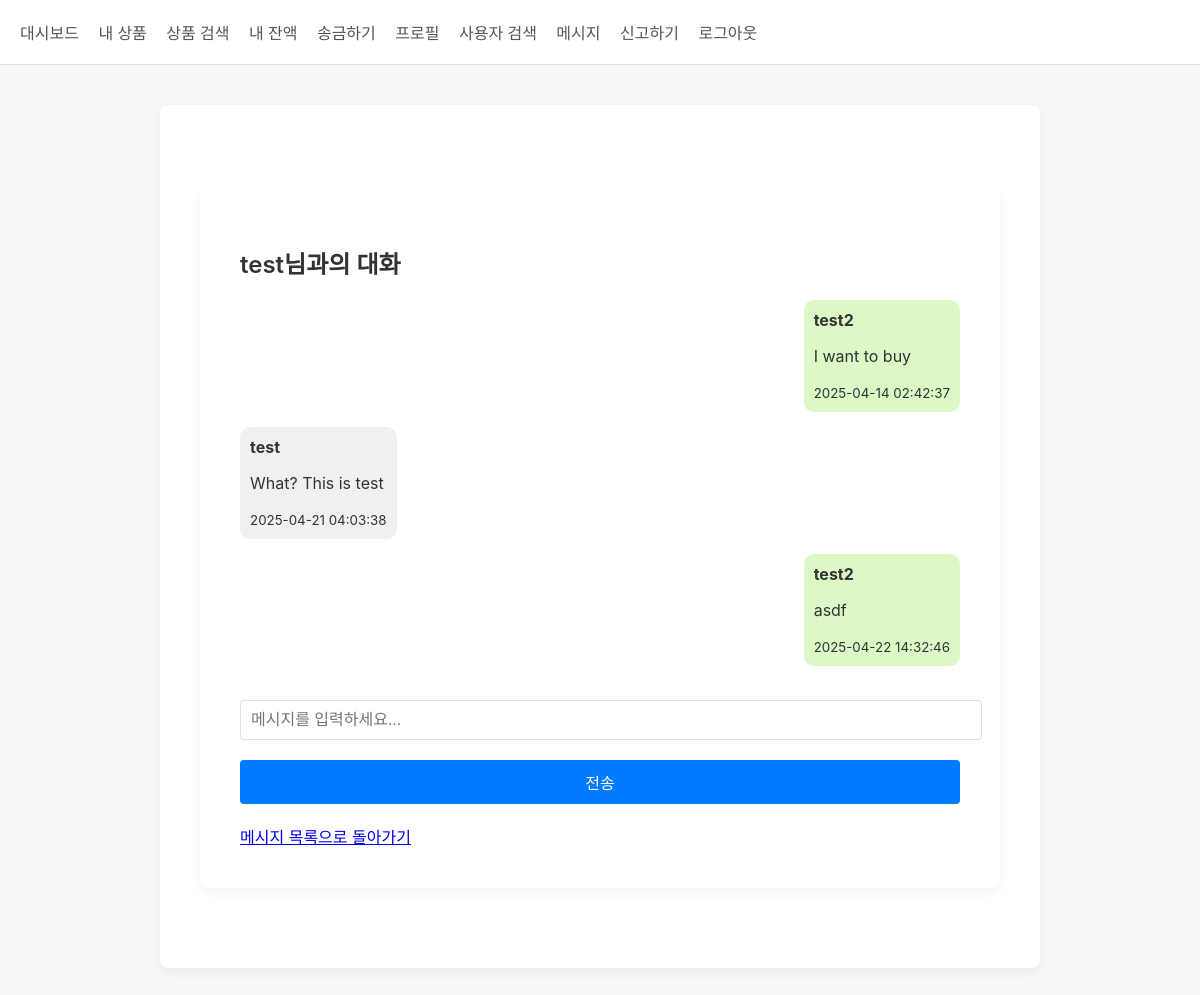
/messages/4a8b97de-bf92-4871-8cc7-45221b7b99ff (signed in), run on the app's committed database.
### tables this page shows
CREATE TABLE user (
                id TEXT PRIMARY KEY,
                username TEXT UNIQUE NOT NULL,
                password TEXT NOT NULL,
                bio TEXT,
                balance INTEGER DEFAULT 10000,
                login_attempts INTEGER DEFAULT 0,
                locked_until TIMESTAMP,
                is_admin BOOLEAN DEFAULT 0,
                status TEXT DEFAULT 'active',
                report_count INTEGER DEFAULT 0,
                created_at TIMESTAMP DEFAULT CURRENT_TIMESTAMP
            );

CREATE TABLE private_message (
                id TEXT PRIMARY KEY,
                sender_id TEXT NOT NULL,
                receiver_id TEXT NOT NULL,
                message TEXT NOT NULL,
                is_read BOOLEAN DEFAULT 0,
                created_at TIMESTAMP DEFAULT CURRENT_TIMESTAMP
            );

### app.py (the view, shortened to what this page needs)
@app.route('/messages/<user_id>', methods=['GET', 'POST'])
@login_required
def chat_room(user_id):
    if user_id == session['user_id']:
        flash('자기 자신과 채팅할 수 없습니다.')
        return redirect(url_for('message_list'))
    db = get_db()
    cursor = db.cursor()
    cursor.execute("SELECT * FROM user WHERE id = ?", (user_id,))
    other_user = cursor.fetchone()
    if not other_user:
        flash('존재하지 않는 사용자입니다.')
        return redirect(url_for('message_list'))
    if other_user['status'] == 'dormant':
        flash('이 사용자는 현재 접근할 수 없습니다.')
        return redirect(url_for('message_list'))
    cursor.execute("""
        SELECT cr.id FROM chat_room cr
        JOIN chat_participant cp1 ON cr.id = cp1.room_id
        JOIN chat_participant cp2 ON cr.id = cp2.room_id
        WHERE cp1.user_id = ? AND cp2.user_id = ?
        LIMIT 1
    """, (session['user_id'], user_id))
    room = cursor.fetchone()
    if room:
        room_id = room['id']
    cursor.execute("""
        SELECT pm.*, u.username as sender_name
        FROM private_message pm
        JOIN user u ON pm.sender_id = u.id
        WHERE (pm.sender_id = ? AND pm.receiver_id = ?) OR (pm.sender_id = ? AND pm.receiver_id = ?)
        ORDER BY pm.created_at ASC
    """, (session['user_id'], user_id, user_id, session['user_id']))
    messages = cursor.fetchall()
    cursor.execute(
        "UPDATE private_message SET is_read = 1 WHERE sender_id = ? AND receiver_id = ? AND is_read = 0",
        (user_id, session['user_id'])
    )
    db.commit()
    return render_template('chat_room.html', other_user=other_user, messages=messages, room_id=room_id)

### app.py (called while the page is built)
def generate_csrf_token():
    if '_csrf_token' not in session:
        session['_csrf_token'] = secrets.token_hex(16)
    return session['_csrf_token']

def login_required(f):
    @wraps(f)
    def decorated_function(*args, **kwargs):
        if 'user_id' not in session:
            flash('로그인이 필요합니다.')
            return redirect(url_for('login'))
        return f(*args, **kwargs)
    return decorated_function

def get_db():
    db = getattr(g, '_database', None)
    if db is None:
        db = g._database = sqlite3.connect(DATABASE)
        db.row_factory = sqlite3.Row  # 결과를 dict처럼 사용하기 위함
    return db

@app.teardown_appcontext
def close_connection(exception):
    db = getattr(g, '_database', None)
    if db is not None:
        db.close()

@app.after_request
def add_security_headers(response):
    response.headers['Content-Security-Policy'] = "default-src 'self'; script-src 'self' 'unsafe-inline' https://cdnjs.cloudflare.com; style-src 'self' 'unsafe-inline'; img-src 'self' data:;"
    response.headers['X-Frame-Options'] = 'SAMEORIGIN'
    response.headers['X-XSS-Protection'] = '1; mode=block'
    return response

### templates/chat_room.html (shortened to what this page needs)
{% extends "base.html" %}
{% block content %}
<div class="container mt-5">
    <h2>{{ other_user.username }}님과의 대화</h2>
    <div class="card">
        <div class="card-body chat-box" id="chat-box" style="height: 400px; overflow-y: auto;">
            {% for message in messages %}
                <div class="message {% if message.sender_id == session.user_id %}sent{% else %}received{% endif %}">
                    <div class="message-content">
                        <strong>{{ message.sender_name }}</strong>
                        <p>{{ message.message }}</p>
                        <small class="text-muted">{{ message.created_at }}</small>
                    </div>
                </div>
            {% endfor %}
        </div>
        <div class="card-footer">
            <form method="POST" action="{{ url_for('chat_room', user_id=other_user.id) }}">
                <div class="input-group">
                    <input type="text" class="form-control" name="message" placeholder="메시지를 입력하세요..." required maxlength="500">
                    <div class="input-group-append">
                        <button class="btn btn-primary" type="submit">전송</button>
                    </div>
                </div>
            </form>
        </div>
    </div>
    <a href="{{ url_for('message_list') }}" class="btn btn-secondary mt-3">메시지 목록으로 돌아가기</a>
</div>
{% endblock %}

### templates/base.html (style rules this page uses)
body { background-color: #F7F7F7; font-family: -apple-system, BlinkMacSystemFont, "Segoe UI", Roboto, Helvetica, Arial, sans-serif; margin: 0; padding: 0; color: #333; }
.container { max-width: 800px; margin: 40px auto; background-color: #fff; padding: 40px; box-shadow: 0 4px 12px rgba(0, 0, 0, 0.05); border-radius: 8px; }
h1, h2, h3 { font-weight: 600; margin-bottom: 20px; }
input, textarea, button { width: 100%; padding: 10px; margin-bottom: 20px; border: 1px solid #e0e0e0; border-radius: 4px; font-size: 16px; }
button { background-color: #007AFF; color: #fff; border: none; cursor: pointer; transition: background-color 0.2s; }

### templates/chat_room.html (style rules this page uses)
.message { margin-bottom: 15px; display: flex; }
.sent { justify-content: flex-end; }
.received { justify-content: flex-start; }
.message-content { max-width: 70%; padding: 10px; border-radius: 10px; }
.sent .message-content { background-color: #dcf8c6; }
.received .message-content { background-color: #f1f0f0; }

### data on the page
user: username "test"
private_message: sender_name "test2", message "I want to buy", created_at "2025-04-14 02:42:37"
private_message: sender_name "test", message "What? This is test", created_at "2025-04-21 04:03:38"
private_message: sender_name "test2", message "asdf", created_at "2025-04-22 14:32:46"
